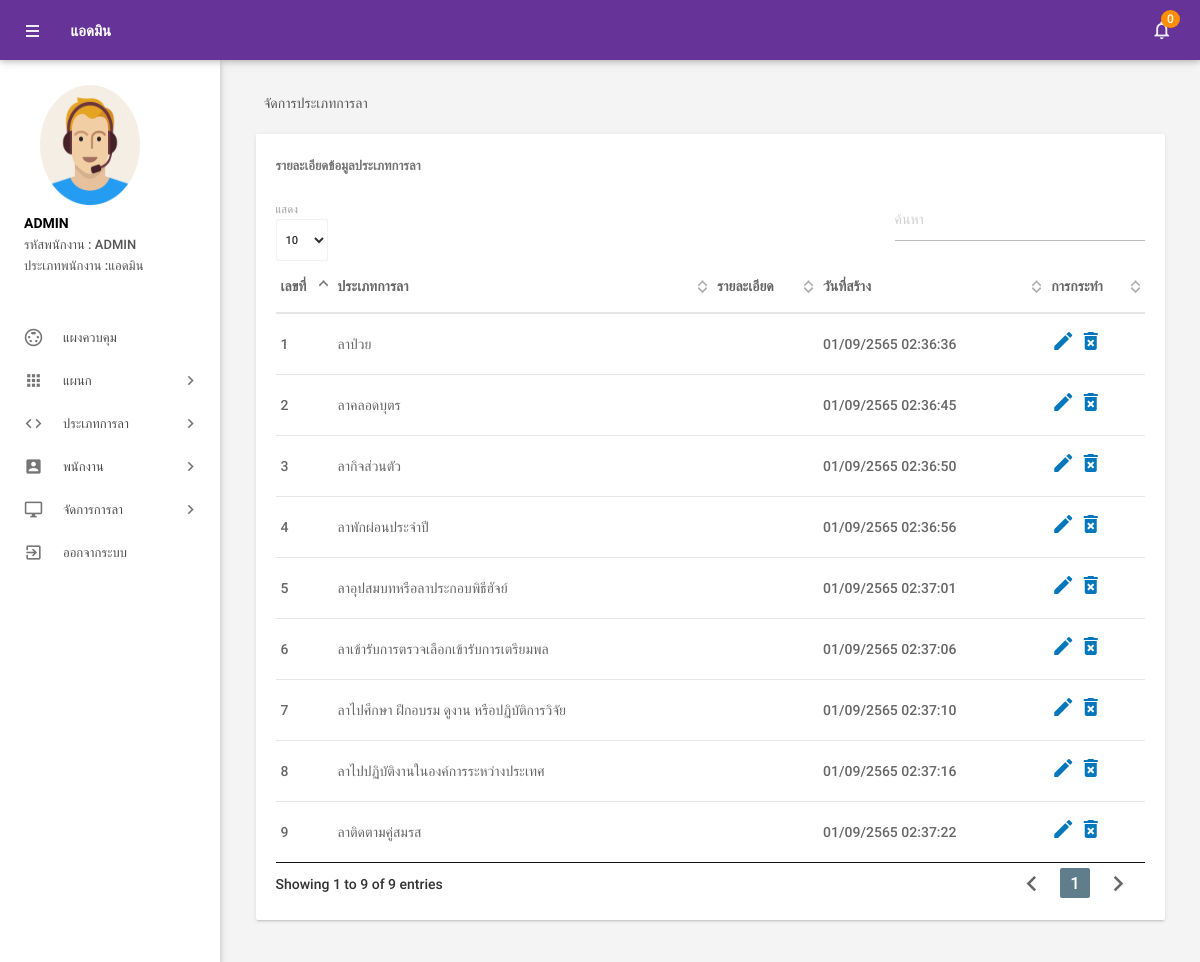
The page /admin/manageleavetype.php (signed in) on the database its author committed.
### tables this page shows
CREATE TABLE `picture` (
  `id` int(11) NOT NULL,
  `path` text NOT NULL,
  `eid` int(11) NOT NULL
);

CREATE TABLE `tblemployees` (
  `id` int(11) NOT NULL,
  `EmpId` varchar(100) NOT NULL,
  `Prefix` varchar(100) NOT NULL,
  `FirstName` varchar(150) NOT NULL,
  `LastName` varchar(150) NOT NULL,
  `EmailId` varchar(200) NOT NULL,
  `Password` varchar(180) NOT NULL,
  `Gender` enum('ชาย','หญิง','อื่นๆ') NOT NULL,
  `Dob` varchar(100) NOT NULL,
  `Department` varchar(255) NOT NULL,
  `Address` varchar(255) NOT NULL,
  `provinces` varchar(200) NOT NULL,
  `amphures` varchar(100) NOT NULL,
  `districts` varchar(150) NOT NULL,
  `zip_code` text NOT NULL,
  `Phonenumber` char(11) NOT NULL,
  `Status` int(1) NOT NULL,
  `Type_Employee` enum('พนักงานทั่วไป','แอดมิน') NOT NULL,
  `RegDate` timestamp NOT NULL DEFAULT current_timestamp()
);

CREATE TABLE `tblleavetype` (
  `id` int(11) NOT NULL,
  `LeaveType` varchar(200) DEFAULT NULL,
  `Description` mediumtext DEFAULT NULL,
  `CreationDate` timestamp NOT NULL DEFAULT current_timestamp()
);

### admin/manageleavetype.php (the view, shortened to what this page needs)
<?php
include('includes/config.php');
if (strlen($_SESSION['alogin']) == 0) {
    header('location:index.php');
} else {
?>
    <!DOCTYPE html>
    <html lang="th">
    <head>
        <link type="text/css" rel="stylesheet" href="../assets/plugins/materialize/css/materialize.min.css" />
        <link href="../assets/plugins/material-preloader/css/materialPreloader.min.css" rel="stylesheet">
        <link href="../assets/plugins/datatables/css/jquery.dataTables.min.css" rel="stylesheet">
        <link href="../assets/css/alpha.min.css" rel="stylesheet" type="text/css" />
        <link href="../assets/css/custom.css" rel="stylesheet" type="text/css" />
    </head>
    <body>
        <?php include('includes/header.php'); ?>
        <?php include('includes/sidebar.php'); ?>
        <main class="mn-inner">
            <div class="row">
                <div class="col s12">
                    <div class="page-title">จัดการประเภทการลา</div>
                </div>
                <div class="col s12 m12 l12">
                    <div class="card">
                        <div class="card-content">
                            <span class="card-title">รายละเอียดข้อมูลประเภทการลา</span>
                            <table id="example" class="display responsive-table ">
                                <thead>
                                    <tr>
                                        <th>เลขที่</th>
                                        <th>ประเภทการลา</th>
                                        <th>รายละเอียด</th>
                                        <th>วันที่สร้าง</th>
                                        <th>การกระทำ</th>
                                    </tr>
                                </thead>
                                <tbody>
                                    <?php $sql = "SELECT * from tblleavetype";
                                    $query = $dbh->prepare($sql);
                                    $query->execute();
                                    $results = $query->fetchAll(PDO::FETCH_OBJ);
                                    $cnt = 1;
                                    if ($query->rowCount() > 0) {
                                        foreach ($results as $result) {               ?>
                                            <tr>
                                                <td> <?php echo htmlentities($cnt); ?></td>
                                                <td><?php echo htmlentities($result->LeaveType); ?></td>
                                                <td><?php echo htmlentities($result->Description); ?></td>
                                                <td><?php echo date('d/m/Y H:i:s',strtotime("+543 years",strtotime(($result->CreationDate)))) ; ?></td>
                                                <td><a href="editleavetype.php?lid=<?php echo htmlentities($result->id); ?>"><i class="material-icons">mode_edit</i></a>
                                                    <a href="manageleavetype.php?del=<?php echo htmlentities($result->id); ?>" onclick="return confirm('คุณต้องการทึ่จะลบ <?php echo htmlentities($result->LeaveType); ?> ?');"> <i class="material-icons">delete_forever</i></a>
                                                </td>
                                            </tr>
                                    <?php $cnt++;
                                        }
                                    } ?>
                                </tbody>
                            </table>
                        </div>
                    </div>
                </div>
            </div>
        </main>
        </div>
        <div class="left-sidebar-hover"></div>
    </body>
    </html>
<?php } ?>

### admin/includes/sidebar.php (shortened to what this page needs)
     <aside id="slide-out" class="side-nav white fixed">
         <div class="side-nav-wrapper">
             <div class="sidebar-profile">
                 <div class="sidebar-profile-image">
                     <?php
                        $eid = $_SESSION['eid'];
                        $sql2 = "SELECT * from  tblemployees left join picture on picture.eid = tblemployees.id where tblemployees.id  =:eid order by picture.id desc";
                        $query2 = $dbh->prepare($sql2);
                        $query2->bindParam(':eid', $eid, PDO::PARAM_STR);
                        $query2->execute();
                        $results2 = $query2->fetch(PDO::FETCH_ASSOC);
                        if
                        (!is_null($results2['path'])){
                            $image_src = (isset($_SERVER['HTTPS']) && $_SERVER['HTTPS'] === 'on' ? "https" : "http") . "://$_SERVER[HTTP_HOST]/elms/images/" . $results2['path'];
                        }
                        else{
                            $image_src = (isset($_SERVER['HTTPS']) && $_SERVER['HTTPS'] === 'on' ? "https" : "http") . "://$_SERVER[HTTP_HOST]/elms/images/default.png" ;
                        }
?>
                     <a
                         href="form-images.php?eid=<?= $_SESSION['eid'] ?>&redirecturl=<?=(isset($_SERVER['HTTPS']) && $_SERVER['HTTPS'] === 'on' ? "https" : "http") . "://$_SERVER[HTTP_HOST]$_SERVER[REQUEST_URI]";?>"><img
                             src="<?= $image_src  ?>" alt=""></a>
                 </div>
                 <div class="sidebar-profile-info">
                     <?php
                        $eid = $_SESSION['eid'];
                        $sql = "SELECT FirstName,LastName,EmpId,Type_Employee,Prefix from  tblemployees where id=:eid";
                        $query = $dbh->prepare($sql);
                        $query->bindParam(':eid', $eid, PDO::PARAM_STR);
                        $query->execute();
                        $results = $query->fetchAll(PDO::FETCH_OBJ);
                        if ($query->rowCount() > 0) {
                            foreach ($results as $result) {               ?>
                     <p><?php echo htmlentities($result->Prefix . " " . $result->FirstName . " " . $result->LastName); ?>
                     </p>
                     <span>รหัสพนักงาน : </span><span><?php echo htmlentities($result->EmpId) ?></span> <br>
                     <span>ประเภทพนักงาน :<?php echo htmlentities($result->Type_Employee) ?></span>
                     <?php }
                        } ?>
                 </div>
             </div>
             <ul class="sidebar-menu collapsible collapsible-accordion" data-collapsible="accordion">
                 <li class="no-padding"><a class="waves-effect waves-grey" href="dashboard.php"><i
                             class="material-icons">settings_input_svideo</i>แผงควบคุม</a></li>
                 <li class="no-padding">
                     <a class="collapsible-header waves-effect waves-grey"><i class="material-icons">apps</i>แผนก<i
                             class="nav-drop-icon material-icons">keyboard_arrow_right</i></a>
                 </li>
                 <li class="no-padding">
                     <a class="collapsible-header waves-effect waves-grey"><i
                             class="material-icons">code</i>ประเภทการลา<i
                             class="nav-drop-icon material-icons">keyboard_arrow_right</i></a>
                 </li>
                 <li class="no-padding">
                     <a class="collapsible-header waves-effect waves-grey"><i
                             class="material-icons">account_box</i>พนักงาน<i
                             class="nav-drop-icon material-icons">keyboard_arrow_right</i></a>
                 </li>
                 <li class="no-padding">
                     <a class="collapsible-header waves-effect waves-grey"><i
                             class="material-icons">desktop_windows</i>จัดการการลา<i
                             class="nav-drop-icon material-icons">keyboard_arrow_right</i></a>
                 </li>
                 <li class="no-padding">
                     <a class="waves-effect waves-grey" href="logout.php"><i
                             class="material-icons">exit_to_app</i>ออกจากระบบ</a>
                 </li>
             </ul>
         </div>
     </aside>

### rows shown on the page
picture: path (placeholder picture)
tblemployees: Prefix+FirstName+LastName "ADMIN", EmpId "ADMIN", Type_Employee "แอดมิน"
tblleavetype: LeaveType "ลาป่วย", CreationDate "01/09/2565 02:36:36"
tblleavetype: LeaveType "ลาคลอดบุตร", CreationDate "01/09/2565 02:36:45"
tblleavetype: LeaveType "ลากิจส่วนตัว", CreationDate "01/09/2565 02:36:50"
tblleavetype: LeaveType "ลาพักผ่อนประจำปี", CreationDate "01/09/2565 02:36:56"
tblleavetype: LeaveType "ลาอุปสมบทหรือลาประกอบพิธีฮัจย์", CreationDate "01/09/2565 02:37:01"
tblleavetype: LeaveType "ลาเข้ารับการตรวจเลือกเข้ารับการเตรียมพล", CreationDate "01/09/2565 02:37:06"
tblleavetype: LeaveType "ลาไปศึกษา ฝึกอบรม ดูงาน หรือปฏิบัติการวิจัย", CreationDate "01/09/2565 02:37:10"
tblleavetype: LeaveType "ลาไปปฏิบัติงานในองค์การระหว่างประเทศ", CreationDate "01/09/2565 02:37:16"
tblleavetype: LeaveType "ลาติดตามคู่สมรส", CreationDate "01/09/2565 02:37:22"

### other values the page prints
$unreadcount "0"
